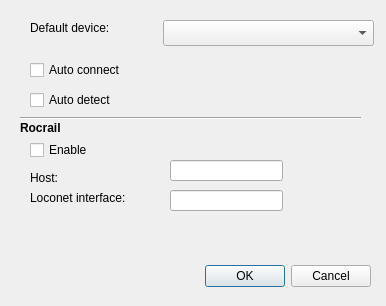
<?xml version="1.0" encoding="UTF-8"?>
<ui version="4.0">
 <class>Dialog</class>
 <widget class="QDialog" name="Dialog">
  <property name="geometry">
   <rect>
    <x>0</x>
    <y>0</y>
    <width>386</width>
    <height>306</height>
   </rect>
  </property>
  <property name="windowTitle">
   <string>Preferences</string>
  </property>
  <widget class="QDialogButtonBox" name="buttonBox">
   <property name="geometry">
    <rect>
     <x>30</x>
     <y>260</y>
     <width>341</width>
     <height>32</height>
    </rect>
   </property>
   <property name="orientation">
    <enum>Qt::Horizontal</enum>
   </property>
   <property name="standardButtons">
    <set>QDialogButtonBox::Cancel|QDialogButtonBox::Ok</set>
   </property>
  </widget>
  <widget class="QComboBox" name="deviceCombo">
   <property name="geometry">
    <rect>
     <x>163</x>
     <y>20</y>
     <width>211</width>
     <height>26</height>
    </rect>
   </property>
  </widget>
  <widget class="QLabel" name="label">
   <property name="geometry">
    <rect>
     <x>30</x>
     <y>20</y>
     <width>101</width>
     <height>16</height>
    </rect>
   </property>
   <property name="text">
    <string>Default device:</string>
   </property>
  </widget>
  <widget class="QCheckBox" name="connectCheckBox">
   <property name="geometry">
    <rect>
     <x>30</x>
     <y>60</y>
     <width>111</width>
     <height>20</height>
    </rect>
   </property>
   <property name="text">
    <string>Auto connect</string>
   </property>
  </widget>
  <widget class="QCheckBox" name="detectCheckBox">
   <property name="geometry">
    <rect>
     <x>30</x>
     <y>90</y>
     <width>111</width>
     <height>20</height>
    </rect>
   </property>
   <property name="text">
    <string>Auto detect</string>
   </property>
  </widget>
  <widget class="Line" name="line">
   <property name="geometry">
    <rect>
     <x>20</x>
     <y>110</y>
     <width>341</width>
     <height>16</height>
    </rect>
   </property>
   <property name="orientation">
    <enum>Qt::Horizontal</enum>
   </property>
  </widget>
  <widget class="QCheckBox" name="checkBox">
   <property name="geometry">
    <rect>
     <x>30</x>
     <y>140</y>
     <width>87</width>
     <height>20</height>
    </rect>
   </property>
   <property name="text">
    <string>Enable</string>
   </property>
  </widget>
  <widget class="QLineEdit" name="lineEdit">
   <property name="geometry">
    <rect>
     <x>170</x>
     <y>160</y>
     <width>113</width>
     <height>21</height>
    </rect>
   </property>
  </widget>
  <widget class="QLabel" name="label_2">
   <property name="geometry">
    <rect>
     <x>30</x>
     <y>170</y>
     <width>81</width>
     <height>16</height>
    </rect>
   </property>
   <property name="text">
    <string>Host:</string>
   </property>
  </widget>
  <widget class="QLabel" name="label_3">
   <property name="geometry">
    <rect>
     <x>30</x>
     <y>190</y>
     <width>161</width>
     <height>16</height>
    </rect>
   </property>
   <property name="text">
    <string>Loconet interface:</string>
   </property>
  </widget>
  <widget class="QLabel" name="label_4">
   <property name="geometry">
    <rect>
     <x>20</x>
     <y>120</y>
     <width>60</width>
     <height>16</height>
    </rect>
   </property>
   <property name="font">
    <font>
     <weight>75</weight>
     <bold>true</bold>
    </font>
   </property>
   <property name="text">
    <string>Rocrail</string>
   </property>
  </widget>
  <widget class="QLineEdit" name="lineEdit_2">
   <property name="geometry">
    <rect>
     <x>170</x>
     <y>190</y>
     <width>113</width>
     <height>21</height>
    </rect>
   </property>
  </widget>
 </widget>
 <resources/>
 <connections>
  <connection>
   <sender>buttonBox</sender>
   <signal>rejected()</signal>
   <receiver>Dialog</receiver>
   <slot>reject()</slot>
   <hints>
    <hint type="sourcelabel">
     <x>316</x>
     <y>260</y>
    </hint>
    <hint type="destinationlabel">
     <x>286</x>
     <y>274</y>
    </hint>
   </hints>
  </connection>
  <connection>
   <sender>buttonBox</sender>
   <signal>accepted()</signal>
   <receiver>Dialog</receiver>
   <slot>accept()</slot>
   <hints>
    <hint type="sourcelabel">
     <x>248</x>
     <y>254</y>
    </hint>
    <hint type="destinationlabel">
     <x>157</x>
     <y>274</y>
    </hint>
   </hints>
  </connection>
 </connections>
</ui>
